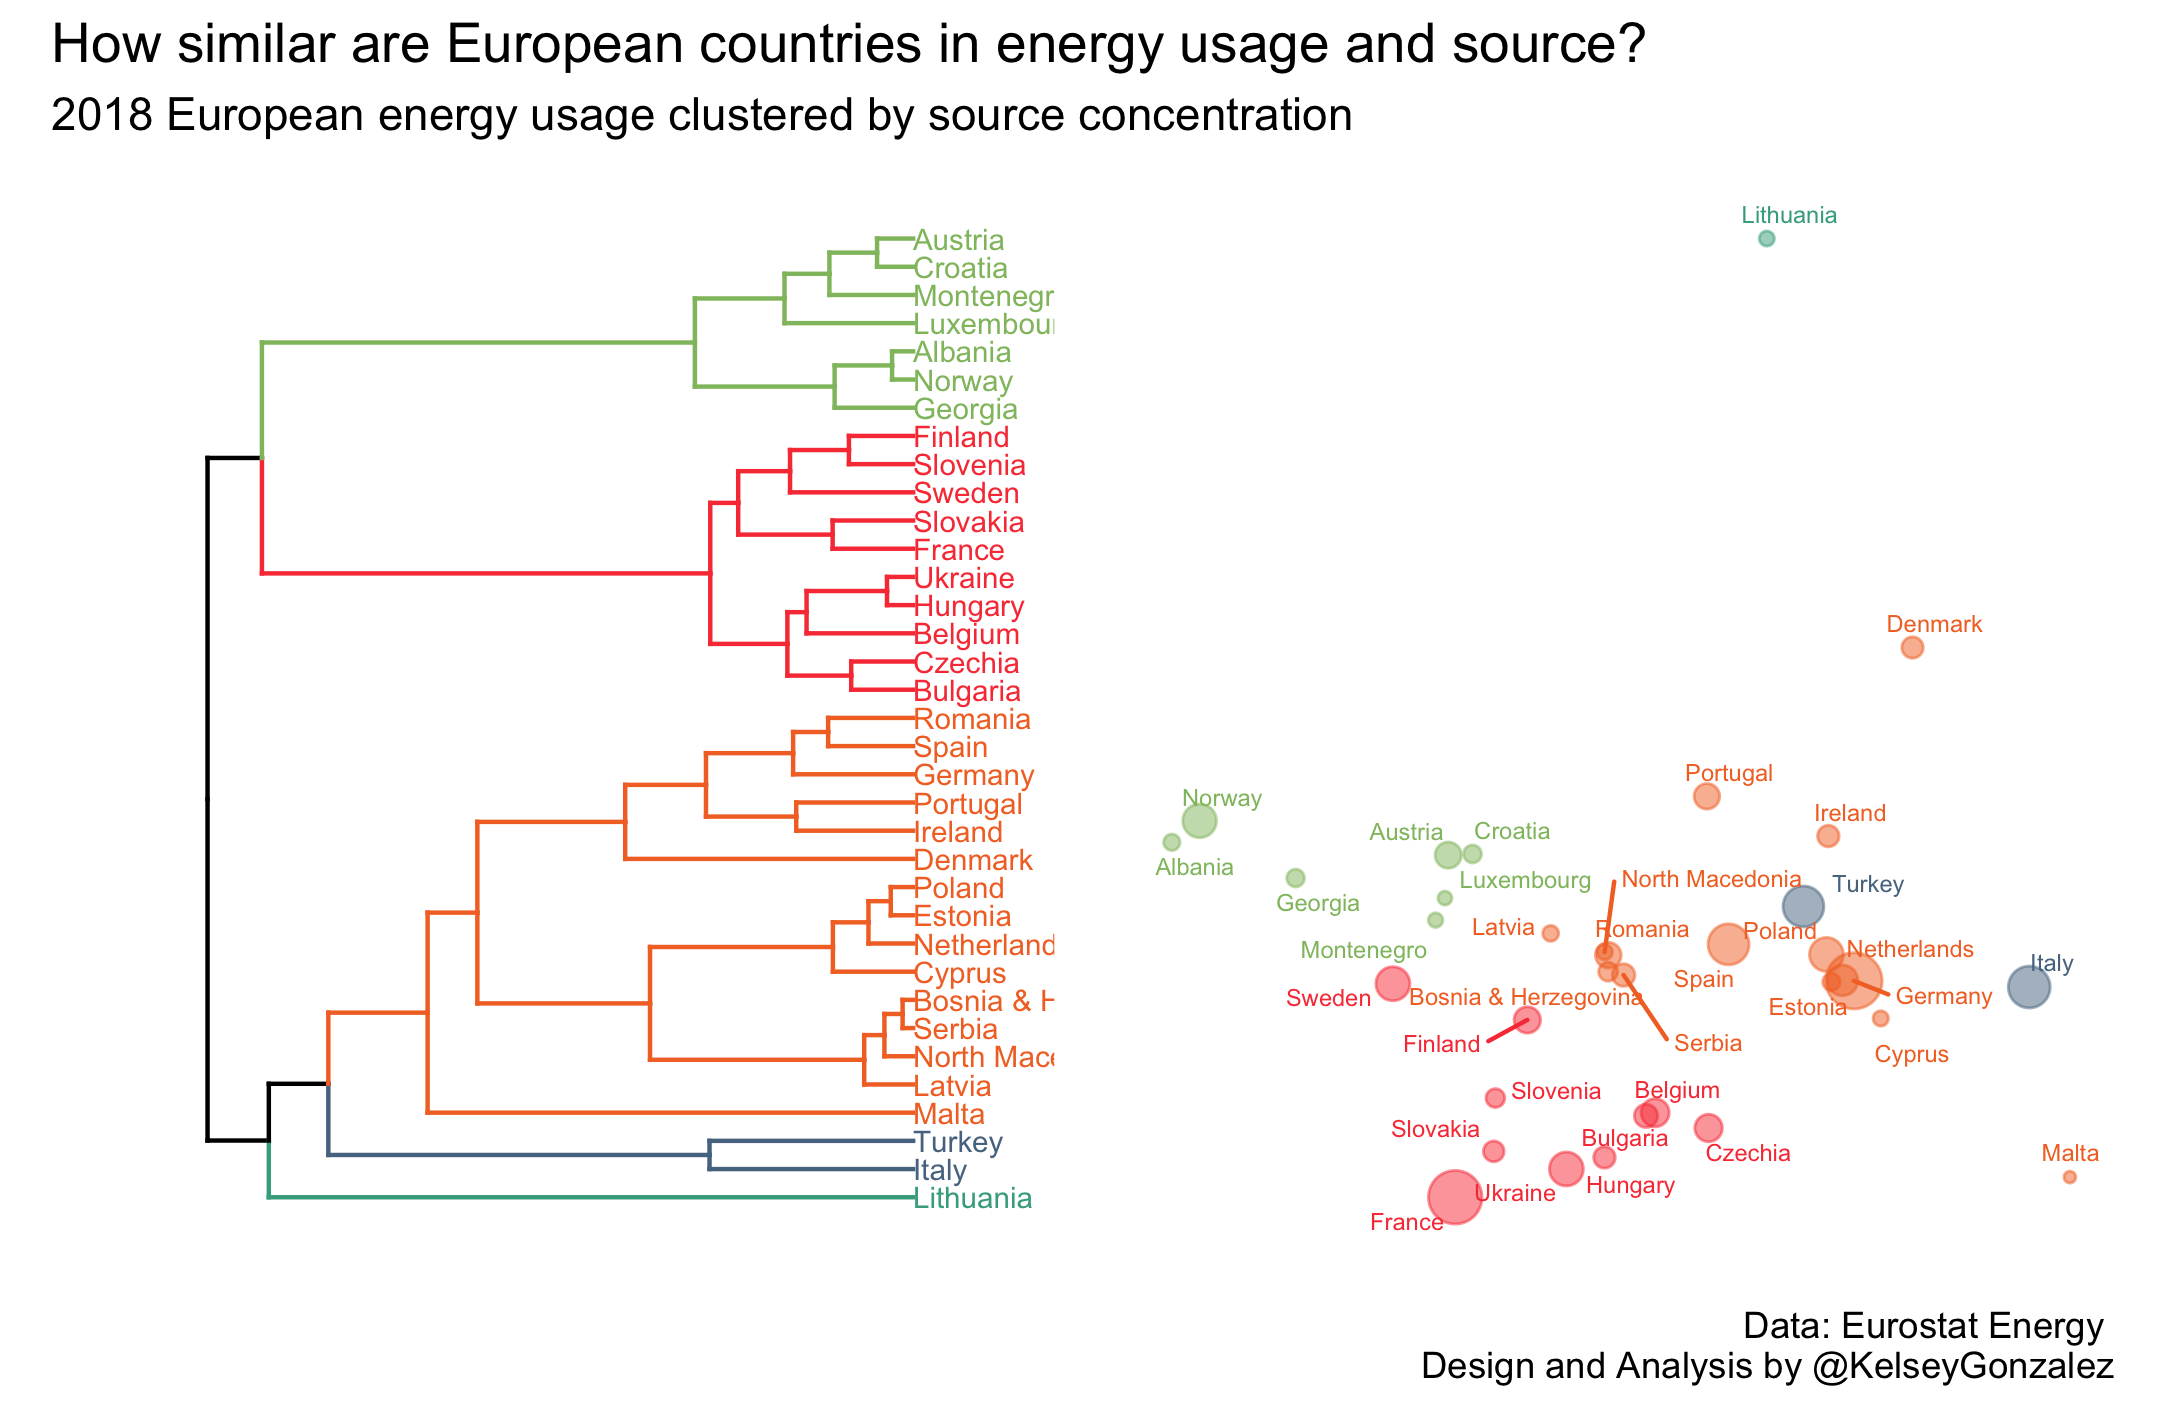

Reproduce this figure in R.
# Tidy Tuesday 2020-08-04
# Kelsey Gonzalez
# kelseygonzalez.github.io

#load packages 
if (!require("pacman")) install.packages("pacman")
pacman::p_load(tidytuesdayR, factoextra, ggdendro, dendextend, tidyverse, patchwork)

# load and wrangle data
tuesdata <- tidytuesdayR::tt_load(2020, week = 32)

totals <- tuesdata$energy_types %>% 
  filter(country != "EL",
         !is.na(country_name),
         level != "Level 2") %>% 
  select(country_name, type, `2016`) %>% 
  pivot_wider(id_cols = country_name, names_from = type, values_from = `2016`) %>%
  rowwise() %>% 
  mutate(total = rowSums(across(`Conventional thermal`:Other)),
         across(`Conventional thermal`:Other, ~ . / total)) 

props <- totals %>% 
  select(-total) %>%
  column_to_rownames("country_name") %>% 
  as.matrix() %>% 
  scale()

totals <- totals %>% 
  select(name = country_name, total)

# Hierarchical clustering 
hc1 <- hclust(dist(props), method = "ward.D2" )
sub_grp <- cutree(hc1, k = 5)

# plot a
plota <- hc1 %>% 
  as.dendrogram %>% 
  set("branches_k_color", 
      value = c("#43aa8b", "#577590","#f3722c","#f94144","#90be6d"), 
      k = 5) %>% 
  set("labels_col", 
      value = c("#43aa8b", "#577590","#f3722c","#f94144","#90be6d"), 
      k = 5) %>% 
  set("labels_cex", 0.5) %>% 
  set("branches_lwd", 0.5) %>% 
  as.ggdend() %>% 
  ggplot(horiz = TRUE) +
  theme(axis.text.y = element_text(size=1)) +
  theme_minimal(base_family = "Roboto Condensed", base_size = 14) +
  theme(axis.text = element_blank(),
        axis.title = element_blank(),
        panel.grid = element_blank(),
        panel.border = element_blank(),
        legend.position = "none")


# plot b
clusters <- fviz_cluster(list(data = props, cluster = sub_grp), repel = TRUE, 
                         outlier.color = "black", ggtheme = theme_minimal())

plotb <- clusters$data %>% 
  left_join(totals) %>% 
  ggplot(aes(x, y, color = cluster)) +
  geom_point(aes(size = total), alpha = 0.5) +
  ggrepel::geom_text_repel(aes(label = name), size = 2) +
  scale_color_manual(values = c("#f94144", "#f3722c", "#90be6d", "#577590", "#43aa8b")) +
  theme_minimal() +
  theme(axis.text = element_blank(),
        axis.title = element_blank(),
        panel.grid = element_blank(),
        panel.border = element_blank(),
        legend.position = "none")

# combine plots
plota + plotb + plot_annotation(
  title = 'How similar are European countries in energy usage and source?',
  subtitle = '2018 European energy usage clustered by source concentration',
  caption = 'Data: Eurostat Energy \n Design and Analysis by @KelseyGonzalez') +
  theme_minimal(base_family = "Roboto Condensed", base_size = 14) +
  theme(axis.text = element_blank(),
        axis.title = element_blank(),
        panel.grid = element_blank(),
        panel.border = element_blank(),
        legend.position = "none")

# save plot
ggsave("2020-08-04.png")
